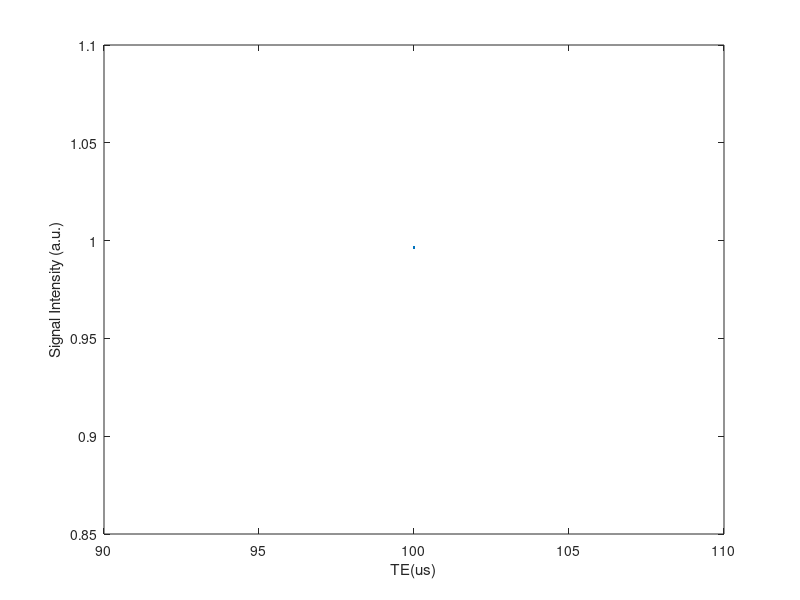
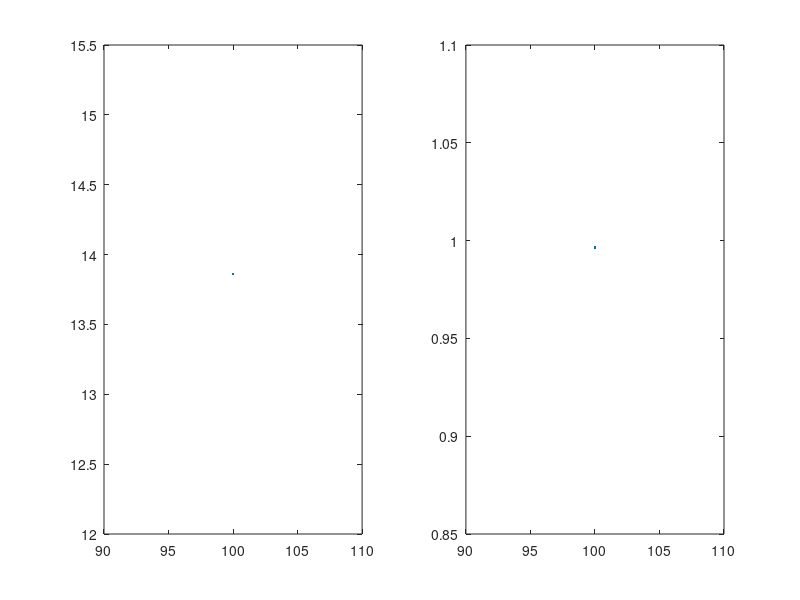

MATLAB code to generate these figures, in order:
% Consider multiple peaks for fat
fp = [434 332 486 -76 52];
ap = [0.69 0.13 0.09 0.05 0.04];
TEs = 100
%us
clear('angs','abss')

thetas = 2*pi* (fp) .*(TEs)*1e-6;
disp(thetas)
vecFs = ap.*exp(1j*thetas);
angs =angle(sum(vecFs));
abss =abs(sum(vecFs));
figure(10), subplot(121); 
plot(TEs,angs*180/pi);
subplot(122);
plot(TEs,abss); 
drawnow
figure, plot(TEs,abss); 
ylabel('Signal Intensity (a.u.)'); 
xlabel('TE(us)'); drawnow